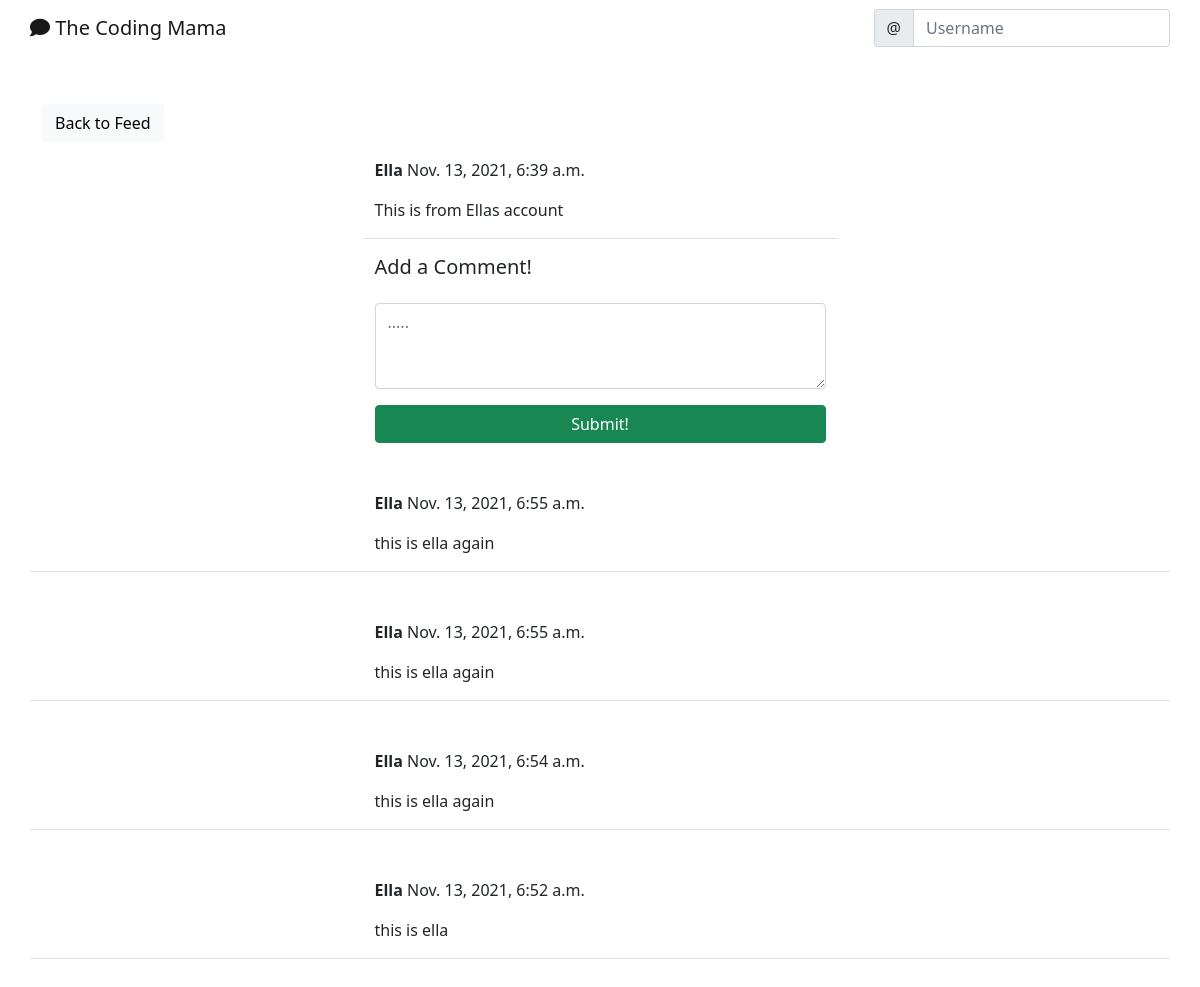
The app's page /posts/11/ with its own data.
### main_app/models.py (models this page shows)
class Post(models.Model):
    body = models.TextField()
    created_at = models.DateTimeField(auto_now_add=True)
    mama = models.ForeignKey(User, on_delete=models.CASCADE)

class Comment(models.Model):
    comment = models.TextField()
    created_at = models.DateTimeField(auto_now_add=True)
    post = models.ForeignKey('Post', on_delete=models.CASCADE)
    mama = models.ForeignKey(User, on_delete=models.CASCADE)

### main_app/views.py (the view, shortened to what this page needs)
# urls.py: path('posts/<int:pk>/', views.PostDetail.as_view(), name="post_detail"),
class PostDetail(TemplateView):
    def get(self, request, pk, *args, **kwargs):
        post = Post.objects.get(pk=pk)
        form = CommentForm()
        comments = Comment.objects.filter(post=post).order_by('-created_at')
        context = {
             'post': post,
             'form': form,
             'comments': comments,
        }
        return render(request, 'post_detail.html', context)

### main_app/forms.py
class CommentForm(forms.ModelForm):
    comment = forms.CharField(
        label='',
        widget=forms.Textarea(
            attrs={'rows': '3',
                   'placeholder': '.....'}
        ))
    class Meta:
        model = Comment
        fields = ['comment']

### main_app/templates/post_detail.html (shortened to what this page needs)
{% extends 'base.html' %}
{% load crispy_forms_tags %}
{% block content %}
<div class="container">
    <div class="row mt-5">
        <div class="col-md-3 col-sm-6">
            <a href="{% url 'post_list' %}" class="btn btn-light">Back to Feed</a>
        </div>
    </div>
    <div class="row justify-content-center mt-3">
        <div class="col-md-5 col-sm-12 border-bottom">
            <p>
                <strong>{{ post.mama }}</strong> {{ post.created_at }}
            </p>
            <p>{{ post.body }}</p>
        </div>
    </div>
    <div class="row justify-content-center mt-3">
        <div class="col-md-5 col-sm-12">
            <h5>Add a Comment!</h5>
        </div>
    </div>
    <div class="row justify-content-center mt-3 mb-5">
        <div class="col-md-5 col-sm-12">
            <form method="POST">
                {{ form | crispy }}
                <div class="d-grid gap-2">
                    <button class="btn btn-success mt-3">Submit!</button>
                </div>
            </form>
        </div>
    </div>
    {% for comment in comments %}
    <div class="row justify-content-center mt-3 mb-5 border-bottom">
        <div class="col-md-5 col-sm-12">
            <p>
                <strong>{{ comment.mama }}</strong> {{ comment.created_at }}
            </p>
            <p>{{ comment.comment }}</p>
        </div>
    </div>
    {% endfor %}
</div>
{% endblock content %}

### records on screen
Post: mama "Ella", created_at "Nov. 13, 2021, 6:39 a.m.", body "This is from Ellas account"
Comment: mama "Ella", created_at "Nov. 13, 2021, 6:55 a.m.", comment "this is ella again"
Comment: mama "Ella", created_at "Nov. 13, 2021, 6:55 a.m.", comment "this is ella again"
Comment: mama "Ella", created_at "Nov. 13, 2021, 6:54 a.m.", comment "this is ella again"
Comment: mama "Ella", created_at "Nov. 13, 2021, 6:52 a.m.", comment "this is ella"
